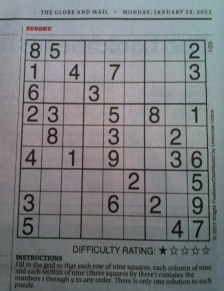
#> input picture img/sudoku.jpg, 224 x 291 px
$ python edge_roberts.py
#> lines starting #> are read from the running program, lines starting #| are printed output that depends on the picture
# 로버츠 교차 필터를 적용한 경계 검출 (edge_roberts.py)

import cv2
import numpy as np

img = cv2.imread("../img/sudoku.jpg")
#> img is the input picture: shape (291, 224, 3); mean B, G, R 127.4, 124.5, 122.2

# 로버츠 커널 생성 ---①
gx_kernel = np.array([[1,0], [0,-1]])
gy_kernel = np.array([[0, 1],[-1,0]])

# 커널 적용 ---②
edge_gx = cv2.filter2D(img, -1, gx_kernel)
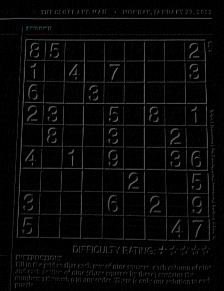
#> edge_gx: shape (291, 224, 3); mean B, G, R 7.6, 7.6, 7.6
edge_gy = cv2.filter2D(img, -1, gy_kernel)
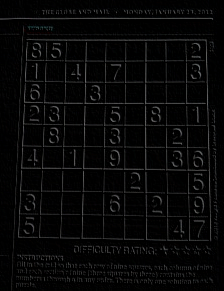
#> edge_gy: shape (291, 224, 3); mean B, G, R 7.6, 7.5, 7.4

# 결과 출력
merged = np.hstack((img, edge_gx, edge_gy, edge_gx+edge_gy))
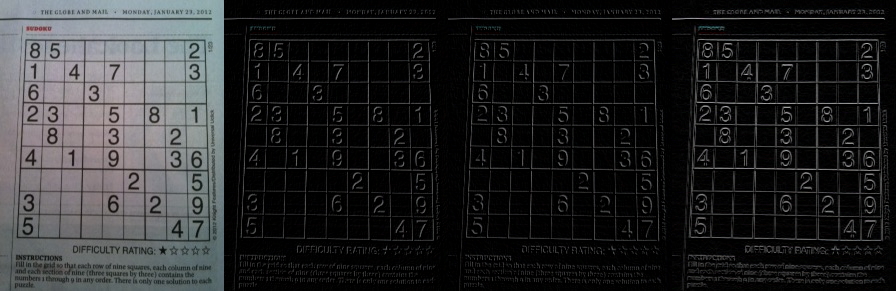
#> merged: shape (291, 896, 3); mean B, G, R 39.4, 38.6, 38.1
cv2.imshow('roberts cross', merged)
cv2.waitKey(0)
cv2.destroyAllWindows()

$ run again, with img/car02.jpg copied over img/sudoku.jpg
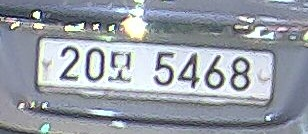
#> input picture img/car02.jpg, 308 x 134 px
#> img is the input picture: shape (134, 308, 3); mean B, G, R 167.3, 158, 151.8
#> `edge_gy = cv2.filter2D(img, -1, gy_kernel)`:
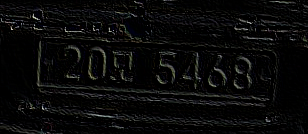
#> edge_gy: shape (134, 308, 3); mean B, G, R 9.2, 9.4, 9.3
#> `merged = np.hstack((img, edge_gx, edge_gy, edge_gx+edge_gy))`:
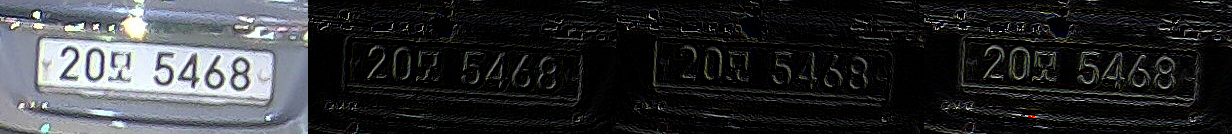
#> merged: shape (134, 1232, 3); mean B, G, R 51.1, 48.9, 47.3
